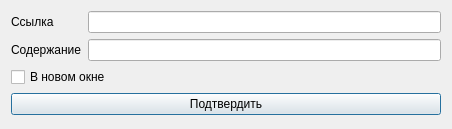
<?xml version="1.0" encoding="UTF-8"?>
<ui version="4.0">
 <class>linkDialog</class>
 <widget class="QDialog" name="linkDialog">
  <property name="geometry">
   <rect>
    <x>0</x>
    <y>0</y>
    <width>452</width>
    <height>129</height>
   </rect>
  </property>
  <property name="windowTitle">
   <string>Вставка ссылки</string>
  </property>
  <property name="windowIcon">
   <iconset theme="insert-link.png"/>
  </property>
  <layout class="QFormLayout" name="formLayout">
   <item row="0" column="0">
    <widget class="QLabel" name="label">
     <property name="text">
      <string>Ссылка</string>
     </property>
    </widget>
   </item>
   <item row="0" column="1">
    <widget class="QLineEdit" name="linkEdit"/>
   </item>
   <item row="3" column="0" colspan="2">
    <widget class="QPushButton" name="acceptButton">
     <property name="text">
      <string>Подтвердить</string>
     </property>
    </widget>
   </item>
   <item row="2" column="0" colspan="2">
    <widget class="QCheckBox" name="blankCheck">
     <property name="text">
      <string>В новом окне</string>
     </property>
    </widget>
   </item>
   <item row="1" column="0">
    <widget class="QLabel" name="label_2">
     <property name="text">
      <string>Содержание</string>
     </property>
    </widget>
   </item>
   <item row="1" column="1">
    <widget class="QLineEdit" name="valueEdit"/>
   </item>
  </layout>
 </widget>
 <resources>
  <include location="../../resource.qrc"/>
 </resources>
 <connections/>
</ui>
